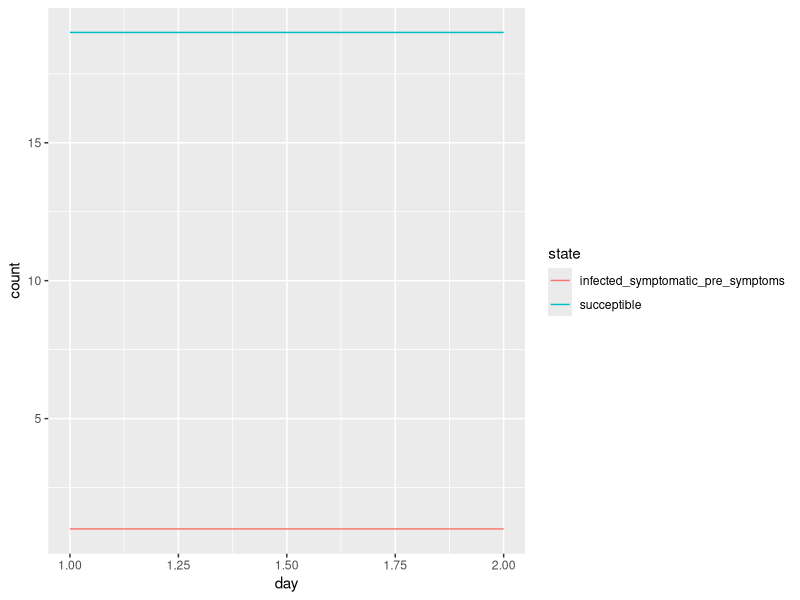

This figure's R source:
## ---- chunk 1
knitr::opts_chunk$set(echo = TRUE)
library(tidyverse)
library(forcats)
## ---- chunk 2
## BIG TODO: add citations for these numbers

initial_population_size = 20 # TODO - choose bigger number later
hospital_bed_capacity = 100 #TODO - fill in with real number later

probability_symptomatic = 2/3
probability_asymptomatic = 1 - probability_symptomatic

# TODO: break this out into it's own code chunk with explanation? Weighted average, solved equations to get 
basic_reproductive_number = 2.4
symptomatic_reproductive_number = basic_reproductive_number*(6/5)
asymptomatic_reproductive_number = basic_reproductive_number*(3/5)

time_until_infectious = 4.5 # This is figured from the incubation period, and rounded down from 4.6 so I can do steps in half-days.

# For the asymptomatic types
asymptomatic_time_from_infectious_to_recovery = 4 # This is figured from the generation time (confusing). Should this be longer??

# For the symptomatic types
time_infectious_before_symptom_onset = 0.5
time_from_symptom_onset_to_recovery = 3.5

time_until_seeking_care = 5 # This is the number of days after symptom onset that people seek hospital care if they need it, on average
time_in_hospital_bed = 10.5
time_until_death_if_no_care = 10

## ---- chunk 3
SUCCEPTIBLE = "succeptible"

INFECTED_ASYMPTOMATIC = "infected_asymptomatic"
INFECTIOUS_ASYMPTOMATIC = "infectious_asymptomatic"

INFECTED_SYMPTOMATIC_PRE_SYMPTOMS = "infected_symptomatic_pre_symptoms"
INFECTIOUS_SYMPTOMATIC_PRE_SYMPTOMS = "infectious_symptomatic_pre_symptoms"

SYMPTOMATIC_NEED_HOSPITAL = "symptomatic_need_hospital"
SYMPTOMATIC_DONT_NEED_HOSPITAL = "symptomatic_dont_need_hospital"

NEED_HOSPITAL_SEEK_CARE = "need_hospital_seek_care"
NEED_HOSPITAL_DONT_SEEK_CARE = "need_hospital_dont_seek_care"

GET_HOSPITAL_CARE = "get_hospital_care"
DONT_GET_NEEDED_CARE = "dont_get_needed_care"

RECOVERED = "recovered"
DEAD = "dead"
## ---- chunk 4
# placeholder function that just returns the same state
change_state = function(prev_state){
  as.character(prev_state)
}
## ---- chunk 5
# TODO: create the population according to demographic markers, and randomly assign the infected person.
create_initial_population_with_one_infected = function(size){
  one_infected = as.factor(c(INFECTED_SYMPTOMATIC_PRE_SYMPTOMS))
  others_succeptible = rep(as.factor(c(SUCCEPTIBLE)), size - 1)
  
  fct_c(one_infected, others_succeptible)
}

# remove this later, printing just for debugging
create_initial_population_with_one_infected(initial_population_size)
## ---- chunk 6
# TODO: make a function to generate new day columns based on some initial parameter.
population = tibble(
  person_ids = 1:initial_population_size,
  day_1 = create_initial_population_with_one_infected(initial_population_size)
) %>% 
  mutate(., day_2 = as.factor(map_chr(day_1, change_state)))

# remove this later, printing just for debugging
population
## ---- chunk 7
population_to_visualize =
  pivot_longer(
    population,
    cols = starts_with("day_"),
    names_to = "day",
    values_to = "state",
    names_prefix = "day_"
  ) %>% 
  mutate(day = as.numeric(day)) %>% 
  group_by(day, state) %>% 
  summarize(count = n())

## NOTE:
## For transitory states like "infected", the count represents how many people are infected on that day.
## However, for a state like "dead", the count represents how many people total have died up until that point (because once you reach the "dead" state, you stay at that state forever).


# remove this later, printing just for debugging
population_to_visualize
## ---- chunk 8
ggplot(population_to_visualize, 
       aes(x=day, y=count, color=state)) + 
  geom_line()
